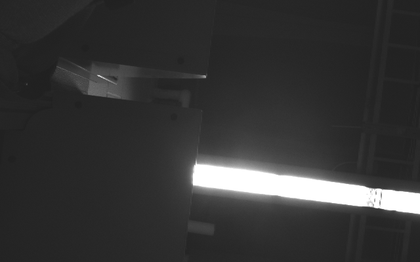
%> input picture image_processing_basics/matlab/data/arducam_img.png, 420 x 262 px, shrunk from 640 x 400 before the run
$ octave image_acquisition.m   (GNU Octave 9; MATLAB toolbox functions it lacks are replaced by stand-ins)
%> lines starting %> are read from the running program, lines starting %| are printed output that depends on the picture; in (x1, y1, x2, y2) boxes, pixels count from 0 and x2, y2 are one past the last pixel; in counts of white or black regions, pixels touching at a corner belong together; the program's own positions count from 1


img = imread("data/arducam_img.png");
%> img is the input picture: size 262x420 uint8; min 30, max 255, mean 54.2

figure(1);
imshow(img);

figure(2);
imhist(img);
ylabel('number of pixels');
title('image intensity histogram');
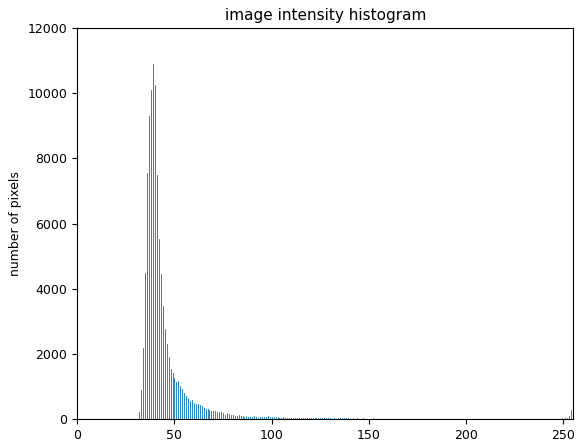
%> figure redrawn from the program's plot data; highest point at x = 39, y = 10884

img = double(img);
%> img: size 262x420 double
img = img .* 2.2;
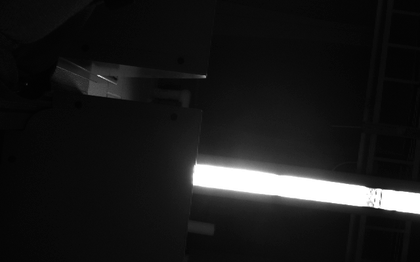
%> img: size 262x420 double; min 66, max 561, mean 119.3; drawn with min black and max white
for i = 1:size(img, 1)
    for j = 1:size(img, 2)
        if img(i,j) > 255
            img(i,j) = 255;
        end
    end
end
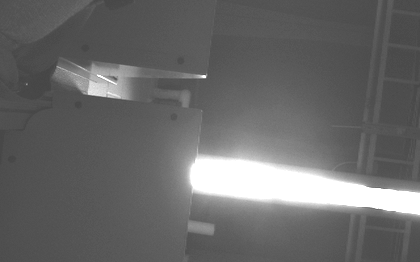
%> img: size 262x420 double; 5.68% of pixels changed, all inside (x1, y1, x2, y2) = (97, 75, 420, 215)

figure(3);
imshow(uint8(img));

figure(4);
imhist(uint8(img));
ylabel('number of pixels');
title('image intensity histogram');
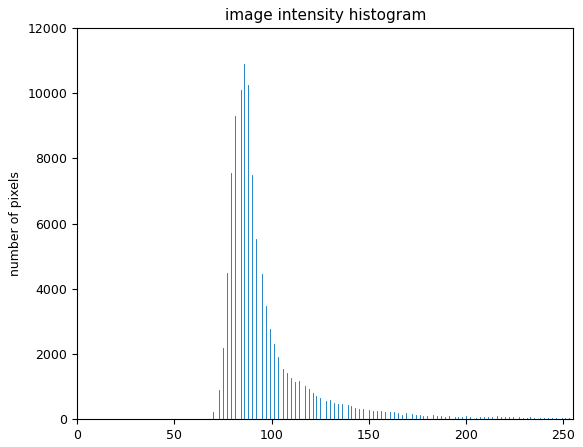
%> figure redrawn from the program's plot data; highest point at x = 86, y = 10884

$ run again, with image_processing_basics/matlab/data/noisy_peppers.png copied over image_processing_basics/matlab/data/arducam_img.png
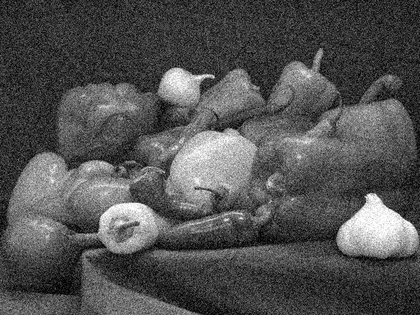
%> input picture image_processing_basics/matlab/data/noisy_peppers.png, 420 x 315 px, shrunk from 512 x 384 before the run
%> img is the input picture: size 315x420 uint8; min 0, max 255, mean 81.8
%> after the loop `for i = 1:size(img, 1)`:
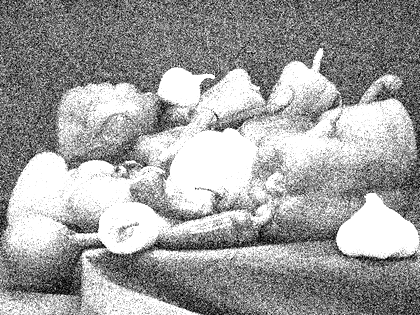
%> img: size 315x420 double; min 0, max 255, mean 159.5
%> `title('image intensity histogram');`:
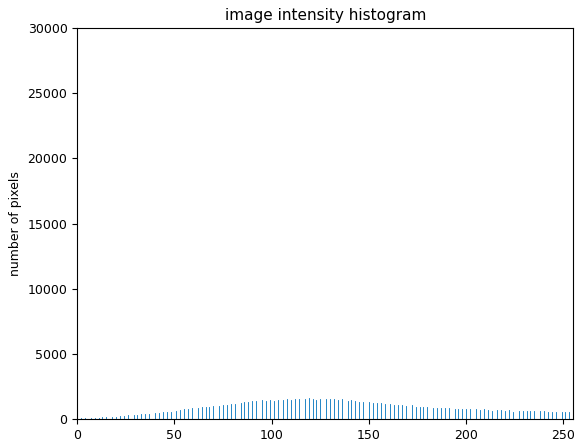
%> figure redrawn from the program's plot data; highest point at x = 255, y = 28432
